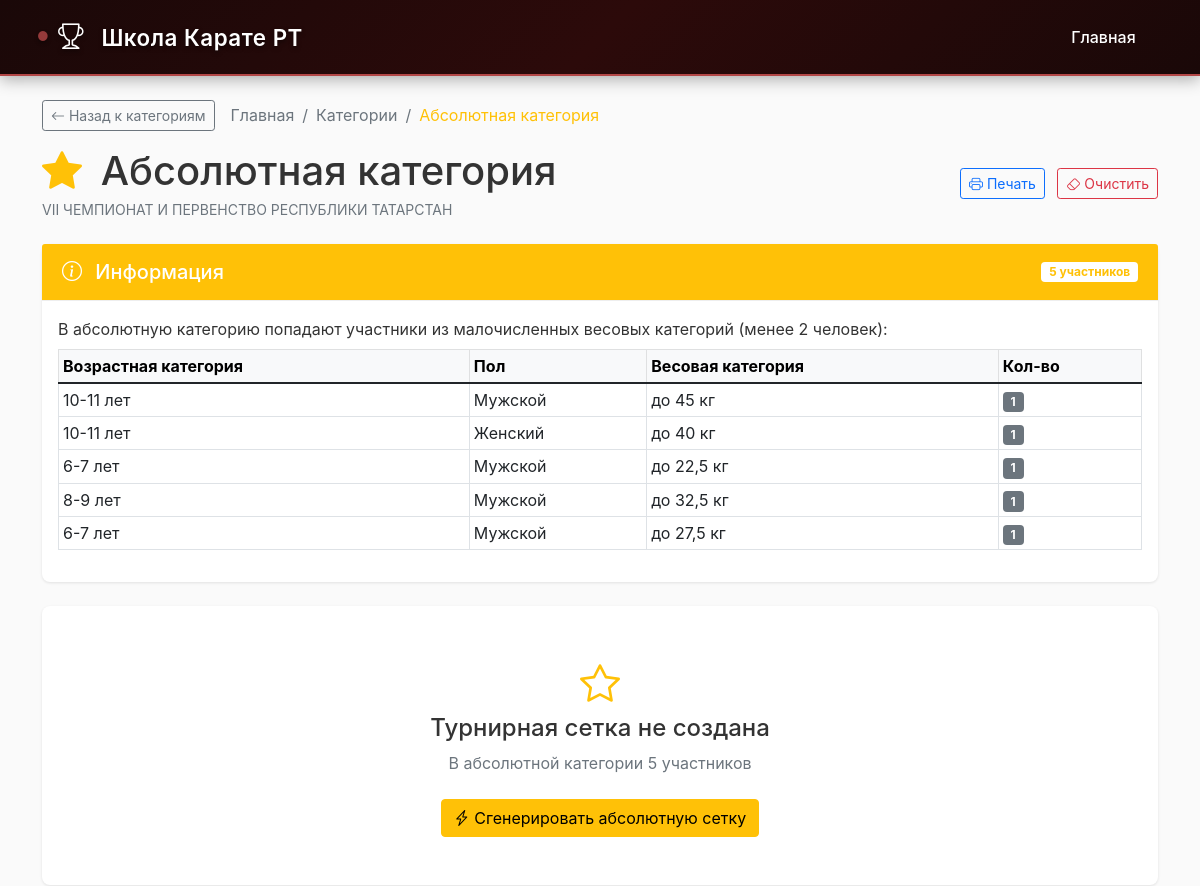
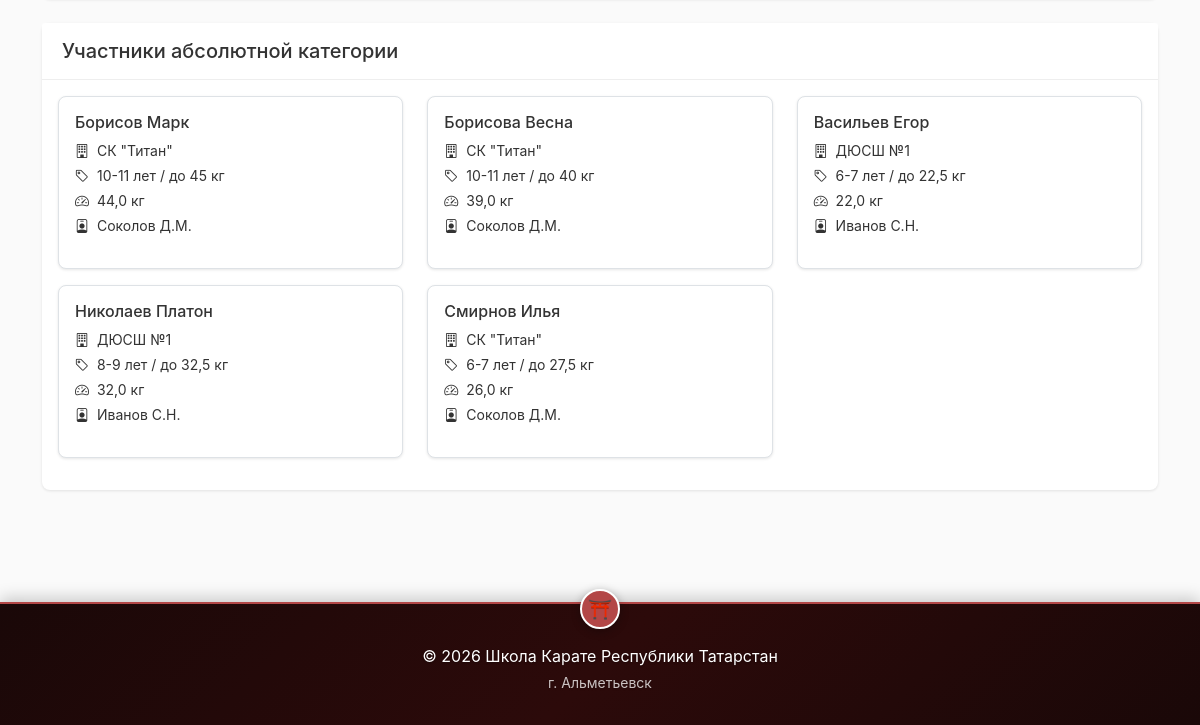
The app's page /tournament/1/absolute/, older data (2 pictures, top to bottom).
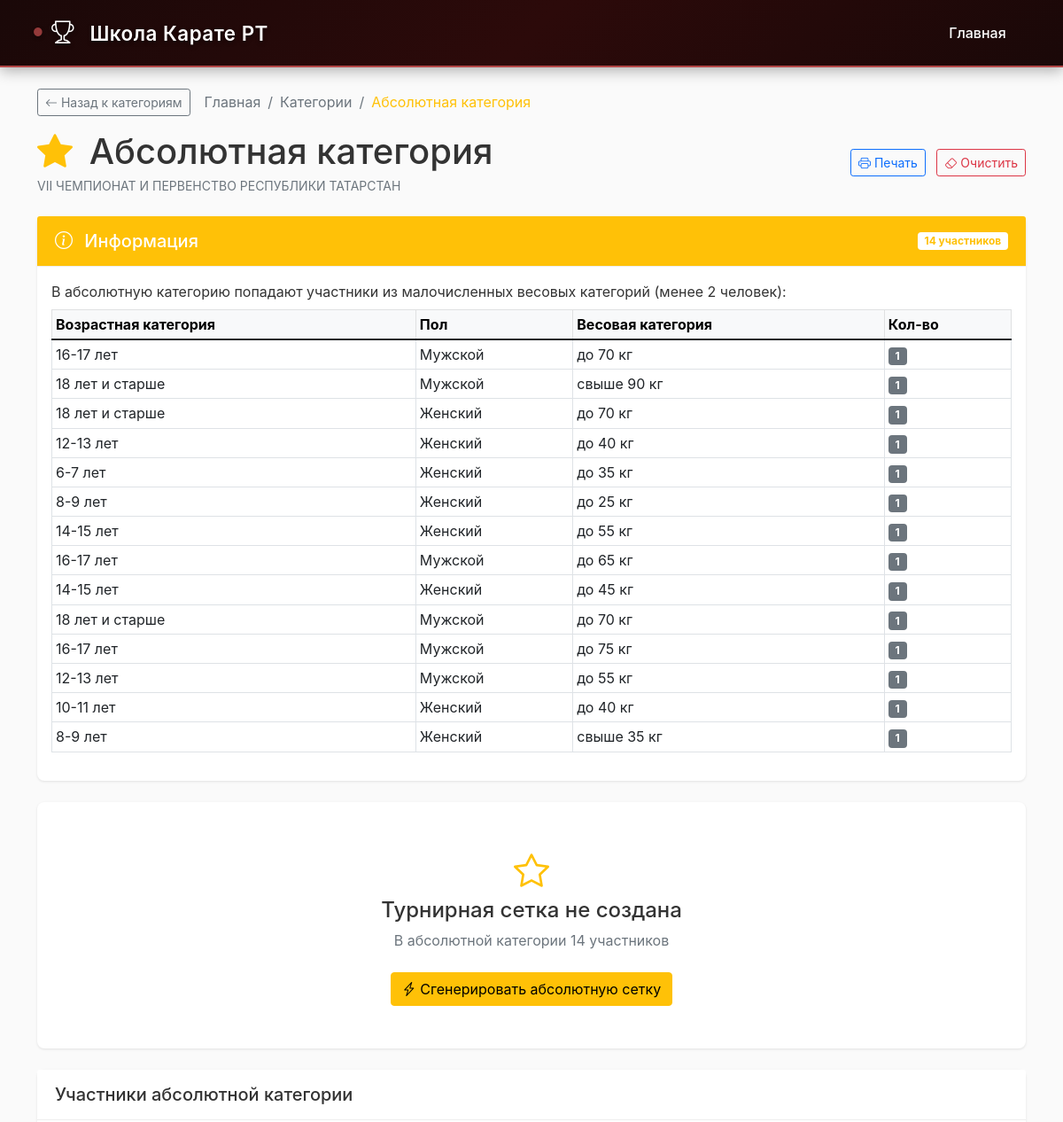
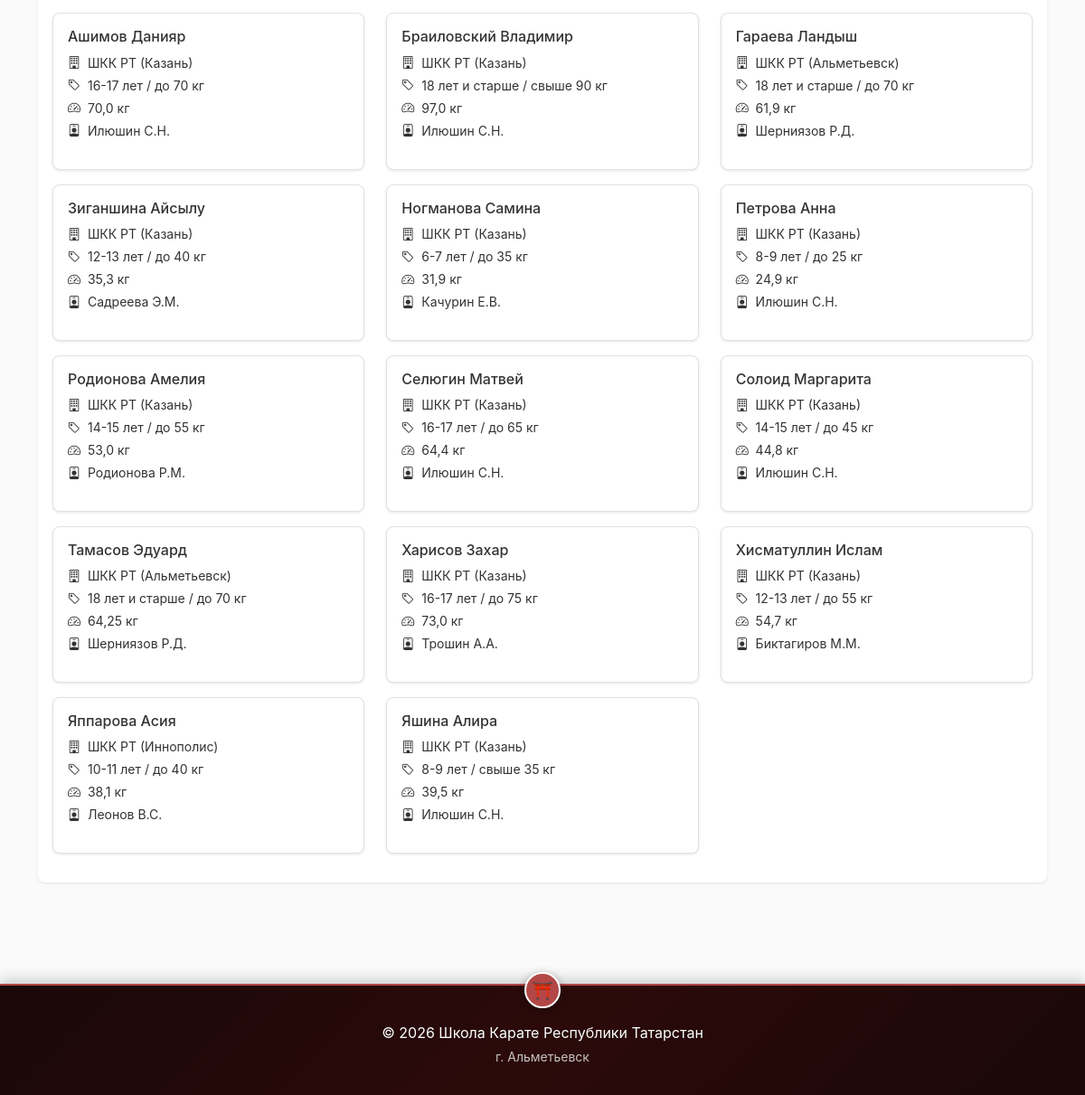
The same page, newer data (2 pictures, top to bottom).
### tournament/models.py (models this page shows, shortened)
class Participant(models.Model):
    GENDER_CHOICES = [
        ('M', 'Мужской'),
        ('F', 'Женский'),
    ]
    last_name = models.CharField(max_length=100, verbose_name="Фамилия")
    first_name = models.CharField(max_length=100, verbose_name="Имя")
    birth_date = models.DateField(verbose_name="Дата рождения")
    gender = models.CharField(max_length=1, choices=GENDER_CHOICES, verbose_name="Пол")
    weight = models.FloatField(verbose_name="Вес (кг)")
    club = models.CharField(max_length=200, verbose_name="Клуб/Школа")
    coach = models.CharField(max_length=200, blank=True, verbose_name="Тренер")
    age_category = models.CharField(max_length=20, blank=True, editable=False, verbose_name="Возрастная категория")
    weight_category = models.CharField(max_length=50, blank=True, editable=False, verbose_name="Весовая категория")
    source_file = models.CharField(max_length=255, blank=True, null=True, verbose_name="Файл-источник")
    row_number = models.IntegerField(blank=True, null=True, verbose_name="Номер строки в файле")
    tournament = models.ForeignKey(Tournament, on_delete=models.CASCADE, related_name='participants')
    registered_at = models.DateTimeField(auto_now_add=True, verbose_name="Дата регистрации")
    class Meta:
        verbose_name = "Участник"
        verbose_name_plural = "Участники"
        ordering = ['last_name', 'first_name']

### tournament/views.py (the view)
# urls.py: path('tournament/<int:tournament_id>/absolute/', views.absolute_category, name='absolute_category'),
def absolute_category(request, tournament_id):
    tournament = get_object_or_404(Tournament, id=tournament_id)
    absolute_data = get_absolute_participants(tournament)
    matches = Match.objects.filter(
        tournament=tournament,
        age_category='АБСОЛЮТНАЯ',
        gender='A',
        weight_category='категория'
    ).order_by('round_number', 'match_order')
    rounds = {}
    for match in matches:
        if match.round_number not in rounds:
            rounds[match.round_number] = []
        rounds[match.round_number].append(match)
    context = {
        'tournament': tournament,
        'absolute_data': absolute_data,
        'rounds': sorted(rounds.items()),
    }
    return render(request, 'tournament/absolute_category.html', context)

### tournament/utils.py (called while the page is built)
def get_absolute_participants(tournament):
    all_stats = get_category_stats(tournament)
    absolute_participants = []
    small_categories = []
    for key, data in all_stats.items():
        if data['count'] < 2:
            small_categories.append({
                'age_category': data['age_category'],
                'gender': data['gender'],
                'gender_code': data['gender_code'],
                'weight_category': data['weight_category'],
                'count': data['count'],
                'participants': data['participants']
            })
            absolute_participants.extend(data['participants'])
    return {
        'participants': absolute_participants,
        'count': len(absolute_participants),
        'small_categories': small_categories
    }

### tournament/templates/tournament/absolute_category.html (shortened to what the changed rows need)
{% extends 'tournament/base.html' %}
{% block content %}
<div class="row">
    <div class="col-12">
        <div class="d-flex justify-content-between align-items-center mb-4">
            <div>
                <h1 class="fw-400 mb-1">
                    <i class="bi bi-star-fill text-warning me-2"></i>
                    Абсолютная категория
                </h1>
            </div>
        </div>
        <div class="card mb-4 border-warning">
            <div class="card-header bg-warning text-white">
                <div class="d-flex justify-content-between align-items-center">
                    <h5 class="mb-0">
                        <i class="bi bi-info-circle me-2"></i>
                        Информация
                    </h5>
                    <span class="badge bg-white text-warning">{{ absolute_data.count }} участников</span>
                </div>
            </div>
            <div class="card-body">
                {% if absolute_data.small_categories %}
                <div class="table-responsive">
                    <table class="table table-sm table-bordered">
                        <thead class="table-light">
                            <tr>
                                <th>Возрастная категория</th>
                                <th>Пол</th>
                                <th>Весовая категория</th>
                                <th>Кол-во</th>
                            </tr>
                        </thead>
                        <tbody>
                            {% for cat in absolute_data.small_categories %}
                            <tr>
                                <td>{{ cat.age_category }}</td>
                                <td>{{ cat.gender }}</td>
                                <td>{{ cat.weight_category }}</td>
                                <td><span class="badge bg-secondary">{{ cat.count }}</span></td>
                            </tr>
                            {% endfor %}
                        </tbody>
                    </table>
                </div>
                {% endif %}
            </div>
        </div>
        {% if not rounds and absolute_data.count >= 2 %}
        <div class="card mb-4">
            <div class="card-body text-center py-5">
                <i class="bi bi-star fs-1 mb-3 text-warning"></i>
                <h4 class="fw-400 mb-2">Турнирная сетка не создана</h4>
                <p class="text-muted mb-4">
                    В абсолютной категории {{ absolute_data.count }} участников
                </p>
                <form method="post" action="{% url 'generate_absolute_bracket' tournament.id %}">
                    <button type="submit" class="btn btn-warning">
                        <i class="bi bi-lightning-charge"></i> Сгенерировать абсолютную сетку
                    </button>
                </form>
            </div>
        </div>
        {% endif %}
        {% if absolute_data.participants %}
        <div class="card mb-4">
            <div class="card-body">
                <div class="row">
                    {% for p in absolute_data.participants %}
                    <div class="col-md-4 mb-3">
                        <div class="card h-100 border">
                            <div class="card-body">
                                <h6 class="card-title">{{ p.last_name }} {{ p.first_name }}</h6>
                                <p class="card-text small mb-1">
                                    <i class="bi bi-building me-1"></i> {{ p.club }}
                                </p>
                                <p class="card-text small mb-1">
                                    <i class="bi bi-tag me-1"></i> {{ p.age_category }} / {{ p.weight_category }}
                                </p>
                                <p class="card-text small mb-1">
                                    <i class="bi bi-speedometer2 me-1"></i> {{ p.weight }} кг
                                </p>
                                {% if p.coach %}
                                <p class="card-text small">
                                    <i class="bi bi-person-badge me-1"></i> {{ p.coach }}
                                </p>
                                {% endif %}
                            </div>
                        </div>
                    </div>
                    {% endfor %}
                </div>
            </div>
        </div>
        {% endif %}
    </div>
</div>
{% endblock %}

Row changes from the older to the newer data that the page shows:
removed Participant: age_category "10-11 лет", weight_category "до 45 кг", last_name "Борисов", first_name "Марк", club "СК \"Титан\"", age_category "10-11 лет", weight_category "до 45 кг", weight "44,0", coach "Соколов Д.М."
removed Participant: age_category "10-11 лет", weight_category "до 40 кг", last_name "Борисова", first_name "Весна", club "СК \"Титан\"", age_category "10-11 лет", weight_category "до 40 кг", weight "39,0", coach "Соколов Д.М."
removed Participant: age_category "6-7 лет", weight_category "до 22,5 кг", last_name "Васильев", first_name "Егор", club "ДЮСШ №1", age_category "6-7 лет", weight_category "до 22,5 кг", weight "22,0", coach "Иванов С.Н."
removed Participant: age_category "8-9 лет", weight_category "до 32,5 кг", last_name "Николаев", first_name "Платон", club "ДЮСШ №1", age_category "8-9 лет", weight_category "до 32,5 кг", weight "32,0", coach "Иванов С.Н."
removed Participant: age_category "6-7 лет", weight_category "до 27,5 кг", last_name "Смирнов", first_name "Илья", club "СК \"Титан\"", age_category "6-7 лет", weight_category "до 27,5 кг", weight "26,0", coach "Соколов Д.М."
added Participant: age_category "16-17 лет", weight_category "до 70 кг", last_name "Ашимов", first_name "Данияр", club "ШКК РТ (Казань)", age_category "16-17 лет", weight_category "до 70 кг", weight "70,0", coach "Илюшин С.Н."
added Participant: age_category "18 лет и старше", weight_category "свыше 90 кг", last_name "Браиловский", first_name "Владимир", club "ШКК РТ (Казань)", age_category "18 лет и старше", weight_category "свыше 90 кг", weight "97,0", coach "Илюшин С.Н."
added Participant: age_category "18 лет и старше", weight_category "до 70 кг", last_name "Гараева", first_name "Ландыш", club "ШКК РТ (Альметьевск)", age_category "18 лет и старше", weight_category "до 70 кг", weight "61,9", coach "Шерниязов Р.Д."
added Participant: age_category "12-13 лет", weight_category "до 40 кг", last_name "Зиганшина", first_name "Айсылу", club "ШКК РТ (Казань)", age_category "12-13 лет", weight_category "до 40 кг", weight "35,3", coach "Садреева Э.М."
added Participant: age_category "6-7 лет", weight_category "до 35 кг", last_name "Ногманова", first_name "Самина", club "ШКК РТ (Казань)", age_category "6-7 лет", weight_category "до 35 кг", weight "31,9", coach "Качурин Е.В."
added Participant: age_category "8-9 лет", weight_category "до 25 кг", last_name "Петрова", first_name "Анна", club "ШКК РТ (Казань)", age_category "8-9 лет", weight_category "до 25 кг", weight "24,9", coach "Илюшин С.Н."
added Participant: age_category "14-15 лет", weight_category "до 55 кг", last_name "Родионова", first_name "Амелия", club "ШКК РТ (Казань)", age_category "14-15 лет", weight_category "до 55 кг", weight "53,0", coach "Родионова Р.М."
added Participant: age_category "16-17 лет", weight_category "до 65 кг", last_name "Селюгин", first_name "Матвей", club "ШКК РТ (Казань)", age_category "16-17 лет", weight_category "до 65 кг", weight "64,4", coach "Илюшин С.Н."
added Participant: age_category "14-15 лет", weight_category "до 45 кг", last_name "Солоид", first_name "Маргарита", club "ШКК РТ (Казань)", age_category "14-15 лет", weight_category "до 45 кг", weight "44,8", coach "Илюшин С.Н."
added Participant: age_category "18 лет и старше", weight_category "до 70 кг", last_name "Тамасов", first_name "Эдуард", club "ШКК РТ (Альметьевск)", age_category "18 лет и старше", weight_category "до 70 кг", weight "64,25", coach "Шерниязов Р.Д."
added Participant: age_category "16-17 лет", weight_category "до 75 кг", last_name "Харисов", first_name "Захар", club "ШКК РТ (Казань)", age_category "16-17 лет", weight_category "до 75 кг", weight "73,0", coach "Трошин А.А."
added Participant: age_category "12-13 лет", weight_category "до 55 кг", last_name "Хисматуллин", first_name "Ислам", club "ШКК РТ (Казань)", age_category "12-13 лет", weight_category "до 55 кг", weight "54,7", coach "Биктагиров М.М."
added Participant: age_category "10-11 лет", weight_category "до 40 кг", last_name "Яппарова", first_name "Асия", club "ШКК РТ (Иннополис)", age_category "10-11 лет", weight_category "до 40 кг", weight "38,1", coach "Леонов В.С."
added Participant: age_category "8-9 лет", weight_category "свыше 35 кг", last_name "Яшина", first_name "Алира", club "ШКК РТ (Казань)", age_category "8-9 лет", weight_category "свыше 35 кг", weight "39,5", coach "Илюшин С.Н."
Text that changed along with them:
{{ absolute_data.count }}: "5" → "14"
new list line: "Мужской 1"
new list line: "Женский 1"
list line gone: "Мужской 1"
